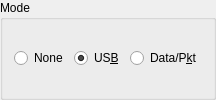
        <widget class="QGroupBox" name="mode_group_box">
         <property name="toolTip">
          <string>Modulation mode selected on radio.</string>
         </property>
         <property name="title">
          <string>Mode</string>
         </property>
         <layout class="QGridLayout" name="gridLayout_10">
          <item row="0" column="1">
           <widget class="QRadioButton" name="mode_USB_radio_button">
            <property name="toolTip">
             <string>&lt;html&gt;&lt;head/&gt;&lt;body&gt;&lt;p&gt;USB is usually the correct modulation mode,&lt;/p&gt;&lt;p&gt;unless the radio has a special data or packet mode setting&lt;/p&gt;&lt;p&gt;for AFSK operation.&lt;/p&gt;&lt;/body&gt;&lt;/html&gt;</string>
            </property>
            <property name="text">
             <string>US&amp;B</string>
            </property>
            <property name="checked">
             <bool>true</bool>
            </property>
            <attribute name="buttonGroup">
             <string notr="true">TX_mode_button_group</string>
            </attribute>
           </widget>
          </item>
          <item row="0" column="0">
           <widget class="QRadioButton" name="mode_none_radio_button">
            <property name="toolTip">
             <string>Don't allow the program to set the radio mode
(not recommended but use if the wrong mode
or bandwidth is selected).</string>
            </property>
            <property name="text">
             <string>None</string>
            </property>
            <attribute name="buttonGroup">
             <string notr="true">TX_mode_button_group</string>
            </attribute>
           </widget>
          </item>
          <item row="0" column="2">
           <widget class="QRadioButton" name="mode_data_radio_button">
            <property name="toolTip">
             <string>If this is availabe then it is usually the correct mode for this program.</string>
            </property>
            <property name="text">
             <string>Data/P&amp;kt</string>
            </property>
            <attribute name="buttonGroup">
             <string notr="true">TX_mode_button_group</string>
            </attribute>
           </widget>
          </item>
         </layout>
        </widget>
